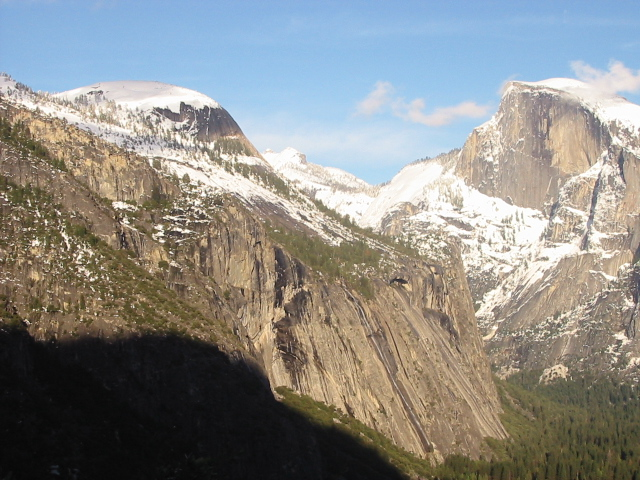
#> input picture 4GII/VC/Practica 3/imagenes/yosemite1.jpg, 640 x 480 px
$ python practica3.py   (older library calls are emulated)
#> lines starting #> are read from the running program, lines starting #| are printed output that depends on the picture
###############################################################################
# practica3.py
#
# Ignacio Vellido Expósito
###############################################################################

###############################################################################
# Imports ------------------------------------------------------------------- #
###############################################################################

import cv2
import random
import numpy as np
from math import atan2
from matplotlib import pyplot as plt

###############################################################################
# Funciones ----------------------------------------------------------------- #
###############################################################################

# [25 lines left out: function normalizaI, not called in this run]

# --------------------------------------------------------------------------- #

def leeimagen(filename, pintar=False, flagColor=None):
    """ Lee la imagen a partir de la ruta y la muestra

    flagColor:
        - 0: En escala de grises
        - En otro caso se muestra en color, al ser el modo por defecto
    """
#> called with filename = './imagenes/yosemite1.jpg', pintar = False, flagColor = 0
    if flagColor == 0:
        img = cv2.imread(filename, cv2.IMREAD_GRAYSCALE)
#> img: shape (480, 640); min 6, max 255, mean 138.9
    else:
        img = cv2.imread(filename)
        img = cv2.cvtColor(img, cv2.COLOR_BGR2RGB)

    # Pintando la imagen
    if pintar:
        plt.figure()
        plt.imshow(img)
        plt.show()

    return img.astype('float64')

# --------------------------------------------------------------------------- #

# [655 lines left out: functions convolucion, convGaussiana, convDerivada, convDerivadaX, convDerivadaY, pintaMI and 20 more, not called in this run]

###############################################################################
# Main ---------------------------------------------------------------------- #
###############################################################################

# Cargando las imágenes
imgY1 = leeimagen('./imagenes/yosemite1.jpg', False, 0)
imgY2 = leeimagen('./imagenes/yosemite2.jpg', False, 0)
#> call 2 of leeimagen, with filename = './imagenes/yosemite2.jpg', pintar = False, flagColor = 0
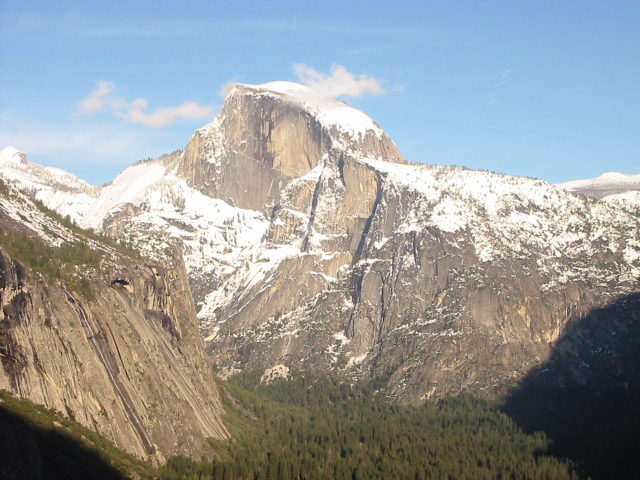
#> input picture 4GII/VC/Practica 3/imagenes/yosemite2.jpg, 640 x 480 px
imgY3 = leeimagen('./imagenes/yosemite3.jpg', False, 0)
#> call 3 of leeimagen, with filename = './imagenes/yosemite3.jpg', pintar = False, flagColor = 0
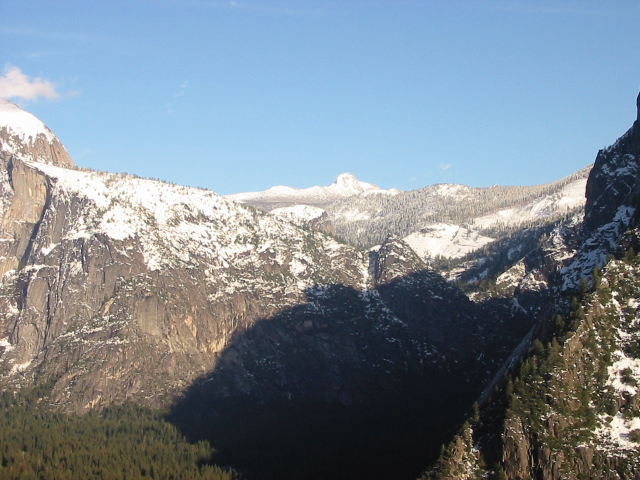
#> input picture 4GII/VC/Practica 3/imagenes/yosemite3.jpg, 640 x 480 px
#> in leeimagen (call 3), `img = cv2.imread(filename, cv2.IMREAD_GRAYSCALE)`:
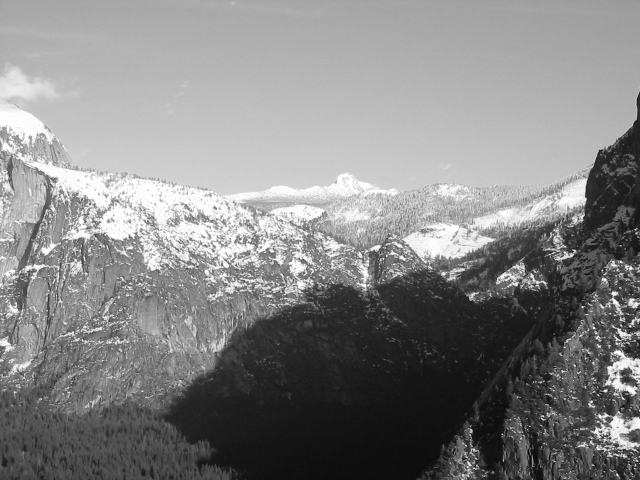
#> img: shape (480, 640); min 3, max 255, mean 132.9
imgY4 = leeimagen('./imagenes/yosemite4.jpg', False, 0)
#> call 4 of leeimagen, with filename = './imagenes/yosemite4.jpg', pintar = False, flagColor = 0
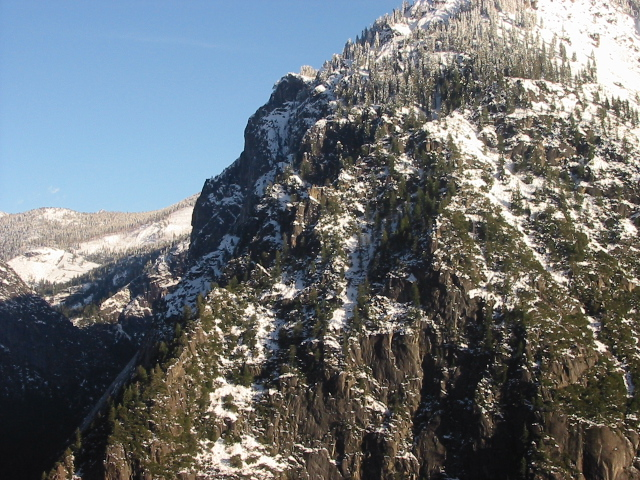
#> input picture 4GII/VC/Practica 3/imagenes/yosemite4.jpg, 640 x 480 px
imgY5 = leeimagen('./imagenes/yosemite5.jpg', False, 0)
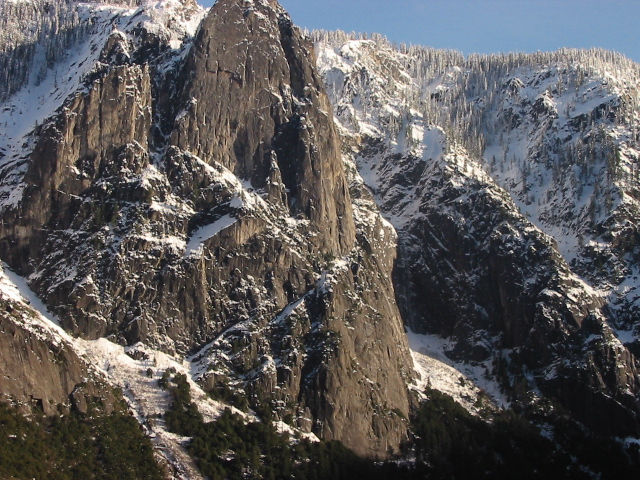
#> input picture 4GII/VC/Practica 3/imagenes/yosemite5.jpg, 640 x 480 px
imgY6 = leeimagen('./imagenes/yosemite6.jpg', False, 0)
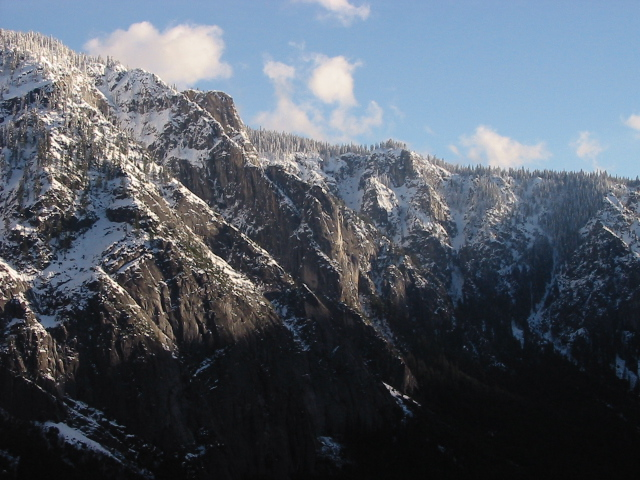
#> input picture 4GII/VC/Practica 3/imagenes/yosemite6.jpg, 640 x 480 px
#> in leeimagen (call 6), `img = cv2.imread(filename, cv2.IMREAD_GRAYSCALE)`:
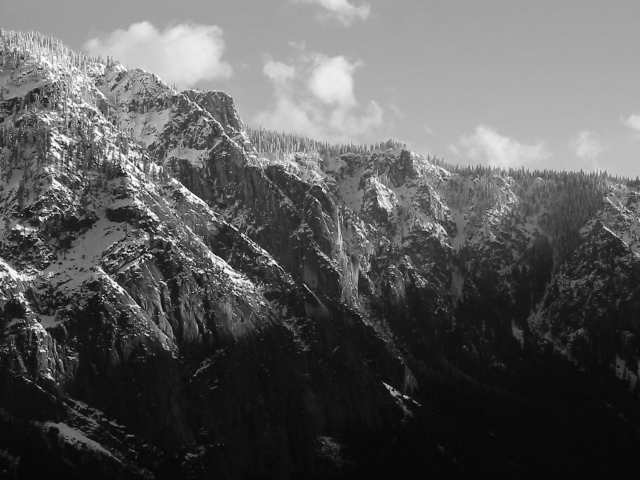
#> img: shape (480, 640); min 4, max 255, mean 90
#> (the run stopped early here; a loop or call above may not have finished)
